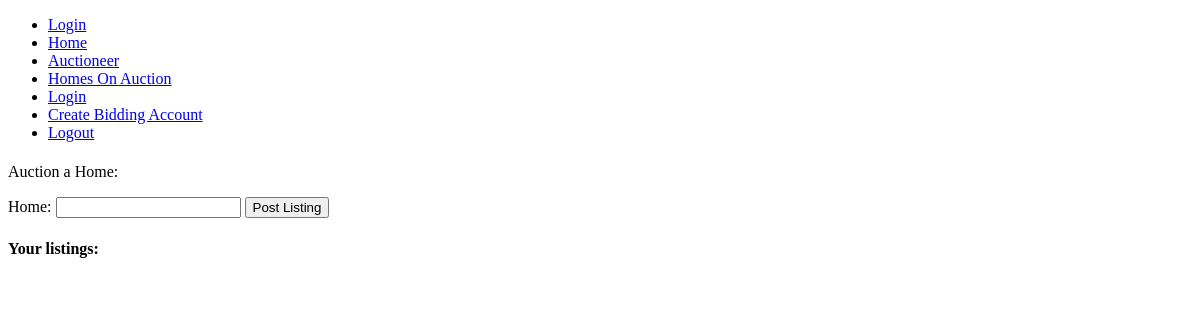
The page /auctioneer (signed in) on the database as committed earlier.
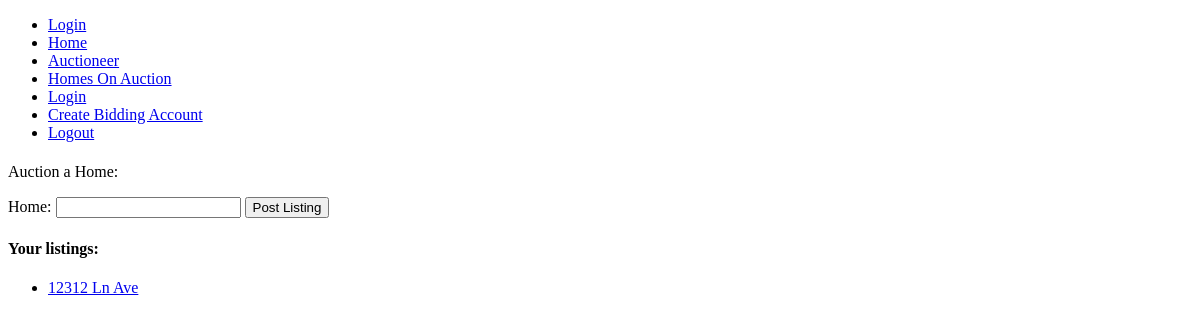
The same page on the database as committed later.
### models.py (models this page shows)
class Items(db.Model):
    item_id = db.Column(db.Integer, primary_key=True)
    item_name = db.Column(db.String(64), unique=True, nullable=False)
    time_created = db.Column(db.DateTime)
    expired = db.Column(db.Boolean)
    auctioneer_id = db.Column('auctioneer_id', db.Integer, db.ForeignKey('user.user_id'))

### app.py (the view, shortened to what this page needs)
@app.route("/auctioneer", methods=['GET', 'POST'])
def auctioneer():
    form = NewAuctionItem()
    expiration = datetime.datetime.now()
    data = Items.query.filter_by(auctioneer_id=current_user.user_id)
    return render_template("auctioneer.html", form=form, data=data)

### forms.py
class NewAuctionItem(FlaskForm):
    address = StringField("Home: ", validators=[DataRequired()])
    submit = SubmitField("Post Listing")

### app.py (called while the page is built)
@login_manager.user_loader
def load_user(user_id):
    return User.query.get(int(user_id))

### templates/auctioneer.html (shortened to what this page needs)
{% extends "base.html" %}
{% block content %}
    <p>Auction a Home: </p>
<form method="POST">
    {{ form.address.label }} {{form.address}}
    {{ form.submit }}
</form>
<h4>Your listings:</h4>
<ul>
    {% for datum in data %}
    <li><a href="{{ url_for('auctioneer_index', item_id=datum.item_id) }}" >{{ datum.item_name }}</a></li>
    {% endfor %}
</ul>
{% endblock %}

Rows that differ between the two databases and show on the page:
now on this page (row edited): Items: item_name "12312 Ln Ave"
